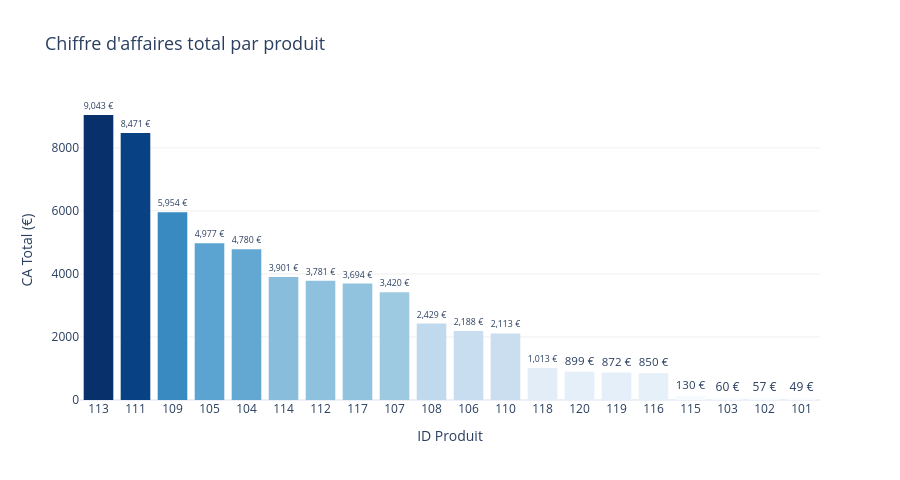

The notebook cell this image was saved under:
### Markdown cell above
---
## 1 · CA Total par produit

### Code cell
df_sorted = df.sort_values('CA_Total', ascending=False)

fig = px.bar(
    df_sorted,
    x='ID', y='CA_Total',
    color='CA_Total',
    color_continuous_scale='Blues',
    text=df_sorted['CA_Total'].map(lambda v: f'{v:,.0f} €'),
    labels={'ID': 'ID Produit', 'CA_Total': 'CA Total (€)'},
    title='Chiffre d\'affaires total par produit',
    template=TEMPLATE
)
fig.update_traces(textposition='outside', marker_line_width=0)
fig.update_layout(
    coloraxis_showscale=False,
    title_font_size=18,
    height=480,
    yaxis=dict(gridcolor='#f0f0f0')
)
fig.show()

### Figure 1 — Plotly figure (JSON) as saved in the notebook; plotly's stock layout.template omitted (floating-point values rounded to 4 significant figures)
{"data": [{"hovertemplate": "ID Produit=%{x}<br>CA Total (€)=%{marker.color}<br>text=%{text}<extra></extra>", "legendgroup": "", "marker": {"color": [9043.0, 8471.0, 5954.0, 4977.0, 4780.0, 3901.0, 3781.0, 3694.0, 3420.0, 2429.0, 2188.0, 2113.0, 1013.0, 899.2, 872.2, 849.8, 130.2, 60.0, 57.0, 48.6], "coloraxis": "coloraxis", "line": {"width": 0}, "pattern": {"shape": ""}}, "name": "", "orientation": "v", "showlegend": false, "text": ["9,043 €", "8,471 €", "5,954 €", "4,977 €", "4,780 €", "3,901 €", "3,781 €", "3,694 €", "3,420 €", "2,429 €", "2,188 €", "2,113 €", "1,013 €", "899 €", "872 €", "850 €", "130 €", "60 €", "57 €", "49 €"], "textposition": "outside", "type": "bar", "x": ["113", "111", "109", "105", "104", "114", "112", "117", "107", "108", "106", "110", "118", "120", "119", "116", "115", "103", "102", "101"], "xaxis": "x", "y": [9043.0, 8471.0, 5954.0, 4977.0, 4780.0, 3901.0, 3781.0, 3694.0, 3420.0, 2429.0, 2188.0, 2113.0, 1013.0, 899.2, 872.2, 849.8, 130.2, 60.0, 57.0, 48.6], "yaxis": "y"}], "layout": {"barmode": "relative", "coloraxis": {"colorbar": {"title": {"text": "CA Total (€)"}}, "colorscale": [[0, "rgb(247,251,255)"], [0.125, "rgb(222,235,247)"], [0.25, "rgb(198,219,239)"], [0.375, "rgb(158,202,225)"], [0.5, "rgb(107,174,214)"], [0.625, "rgb(66,146,198)"], [0.75, "rgb(33,113,181)"], [0.875, "rgb(8,81,156)"], [1, "rgb(8,48,107)"]], "showscale": false}, "height": 480, "legend": {"tracegroupgap": 0}, "title": {"font": {"size": 18}, "text": "Chiffre d'affaires total par produit"}, "xaxis": {"anchor": "y", "domain": [0, 1], "title": {"text": "ID Produit"}}, "yaxis": {"anchor": "x", "domain": [0, 1], "gridcolor": "#f0f0f0", "title": {"text": "CA Total (€)"}}}}
